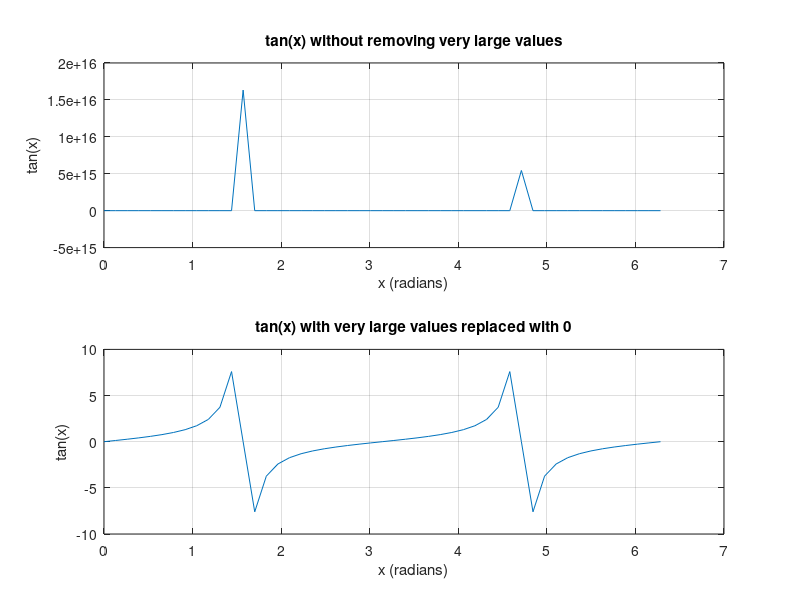

Here is the MATLAB script that generated this plot:
% Filename: Tutorial_05_3
% Author: Afeique Sheikh

% Program Description:
% The purpose of this program is to demonstrate how relational operators
% can be used in mathematical expressions.

% Clear the command window and all variables
clc % clear command window
clear % clear all variables from workspace

fprintf('Output for Tutorial_05_3 written by Afeique Sheikh.\n\n')

fprintf('\nReplacing negatives with 0 in vector C\n\n')
C = -4:2:4;
NegLocations = C<0;

fprintf('           C = %2d %2d %2d %2d %2d\n', C)
fprintf('NegLocations = %2d %2d %2d %2d %2d\n', NegLocations)

% replaces elements in C with 0
C(NegLocations) = 0;
fprintf('           C = %2d %2d %2d %2d %2d\n', C)

% avoiding division by 0
clear % clear workspace variables

fprintf('\nAvoiding division by 0\n\n')
x = [0 4 0 8 0];
y = 1./x; % creates divid by zero for 1st, 3rd, and 5th elements

fprintf('This operation creates a divide by zero\n')
fprintf('       x = %5d \t %5d \t %5d \t %5d \t %5d\n',x)
fprintf('y = 1./x = %5.3f \t %5.3f \t %5.3f \t %5.3f \t %5.3f\n',y)

% replace 0 elements with eps = 2.220e-16, the smallest increment in Matlab
fprintf('Replace the 0 elements in x with eps(the smallest increment in Matlab)\n\n')


% The format specifier %e outputs in scientific notation
% The format specifier %g is a more compact form of %e that trims insignificant zeros
fprintf('eps = %9.3e\n\n',eps)



% ZeroLocation equals 1 when x=0 and 0 for all other values of x
ZeroLocations = (x == 0);
fprintf('            x = %5d \t %5d \t %5d \t %5d \t %5d\n', x)
fprintf('ZeroLocations = %5d \t %5d \t %5d \t %5d \t %5d\n', ZeroLocations)

% replace 0s in x with eps
x(ZeroLocations) = eps;
fprintf('            x = %9.3e \t %9.3e \t %9.3e \t %9.3e \t %9.3e\n', x)

% there are no more zero elements in x. The zero elements have been
% replaced with eps
y = 1./x;
fprintf('     y = 1./x = %9.3e \t %9.3e \t %9.3e \t %9.3e \t %9.3e\n',y)

% Avoiding Infinity or really large terms
clear % clear workspace vars

x = 0 : pi/24 : 2*pi;

% y will be very large when x = pi/2 and 3*pi/2
y = tan(x);

% LargeLocations = 1 when abs(y) > 1e10 and 0 otherwise
LargeLocations = abs(y) > 1e10;
% copy contents of y into y2
y2 = y;
% replace very large values in y2 with 0
y2(LargeLocations) = 0;

% The matrix table contains a separate row for each row vector
table = [x;y;y2]

% column headings for table
fprintf('\nReplacing very large values in a vector with 0s\n\n')
disp(' x(Rad)   y=tand(x)   y2')

% The following fprintf statement prints 3 numerical values per line
% The values of the matrix table are printed in column order.
% All the values of column 1 are printed from top to bottom first,
% then this procedure is repeated for column 2, 3,...N (last column).
% Since each column 
fprintf('%6.4f  %11.3e  %11.3e\n',table)


% plot graphs of the tan(x) with large values and with the very large
% values removed in the same figure window

% creates a figure window with 2 graphs (2 rows, 1 col),
% row 1, col 1 graph active
subplot(2,1,1)

plot(x,y) % plot of the original y vector

% addition of labels and grid lines
title('tan(x) without removing very large values')
xlabel('x (radians)')
ylabel('tan(x)')
grid on

subplot(2,1,2)
plot(x, y2)
title('tan(x) with very large values replaced with 0')
xlabel('x (radians)')
ylabel('tan(x)')
grid on

